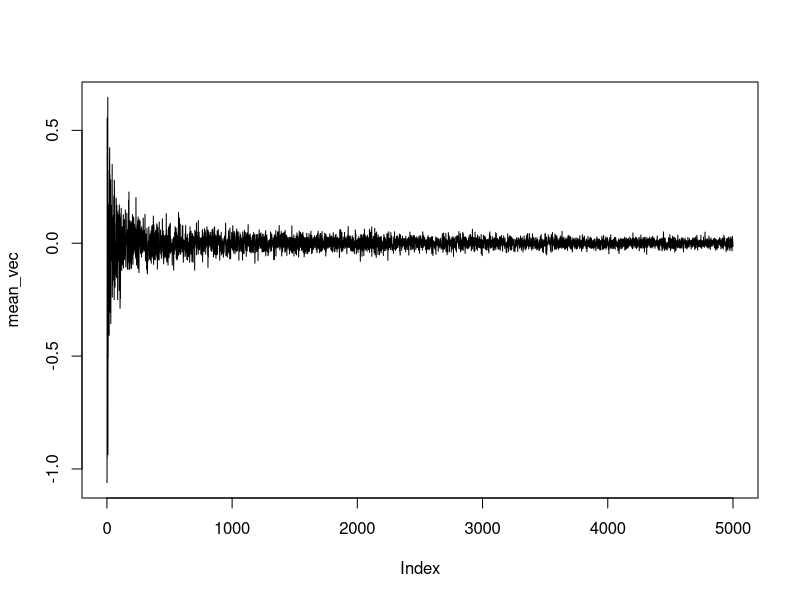
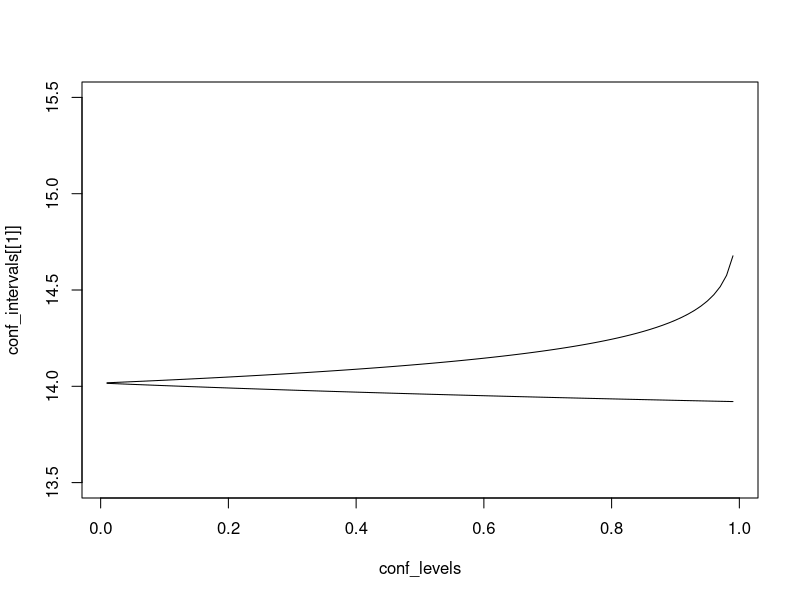

Here is the R script that generated these plots, in order:
show_means = function(n) {
  mean_vec = vector("numeric", n)
  
  for (i in 1:n) {
    mean_vec[i] = mean(
        rnorm(1:i)
      )
  }
  
  plot(
    mean_vec,
    type="l"
  )
  
}

show_means(5000)


# u(0, b) - rozklad jednostany
# X - proba
# trust_level =  1 - alfa
# alfa = 1 - trust_level
# przedział ufności

czas_oczekiwania = c(4.03, 11.04,  5.73, 12.36, 13.17,  0.64,  7.39, 12.49,  7.72,  6.39, 13.40,  6.35,  9.49,  8.02,  
                     1.44, 12.60,  3.45,  0.59,  4.59, 13.36, 12.45,  9.70,  8.97, 13.92,  9.18,  9.92,  7.62,  8.32,  
                     4.05,  2.06, 13.48, 12.63,  9.67, 11.14,  0.34,  6.69, 10.62,  3.03,  4.45, 3.24,  2.00,  5.80,  
                     5.79,  5.16,  2.13,  1.94, 3.26,  6.52,  3.72, 12.01,  0.64,  6.19, 11.18,  1.71,  7.85,  2.89,  
                     1.79, 10.55, 12.53,  5.24,  9.31,  1.33,  5.38,  3.84, 11.40,  6.28, 11.34, 11.37, 11.12, 6.16,
                     10.56,  8.81,  9.94,  0.01,  6.65,  3.08,  5.32,  8.58,  4.93,  1.56,  3.41,  9.35,  5.85, 11.03,  
                     1.44,  6.09, 13.79, 12.50, 12.41,  2.45,  1.83,  9.14, 4.81,  9.19,  4.49,  2.63, 10.95,  1.31,  6.53, 7.16)


confidence_interval = function(X, trust_level) {
  alfa = 1 - trust_level
  n = length(X)
  
  left_interval = max(X) / ((1 - (alfa / 2)) ^ (1 / n))
  righ_interval = max(X) / ((alfa / 2) ^ (1 / n))
  
  list(left_interval, righ_interval)
}

confidence_interval(czas_oczekiwania, 0.95)

conf_levels = seq(0.01, 0.99, 0.01)
conf_intervals = confidence_interval(czas_oczekiwania, conf_levels)

plot(
  conf_levels,
  conf_intervals[[1]],
  type="l",
  ylim=c(13.5, 15.5)
)

points(
  conf_levels,
  conf_intervals[[2]],
  type="l"
)








